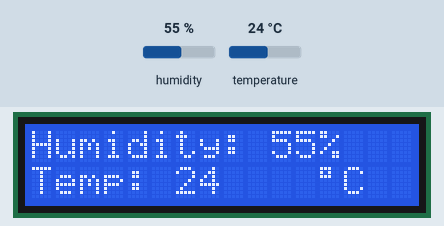
Recording of a sketch running on a simulated Arduino Uno, built with avr-gcc and run on an emulated ATmega328P. On the bench: 16×2 character LCD. The test bench sets the inputs (shaded band); at power-on: humidity 55 %, temperature 24 °C.

Above: at 4.7 s.
4.8 s: humidity set to 22 %
At 7.1 s:
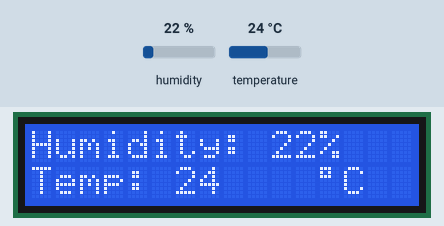
7.8 s: temperature set to 12 °C
At 8.6 s:
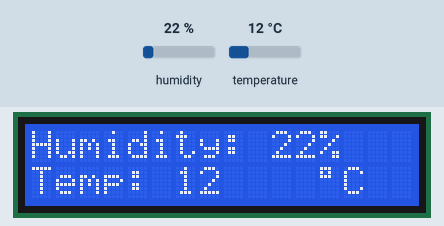
10.8 s: humidity set to 40 %
At 12.7 s:
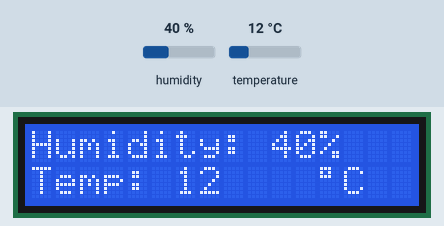
13.8 s: temperature set to 19 °C
At 15.4 s:
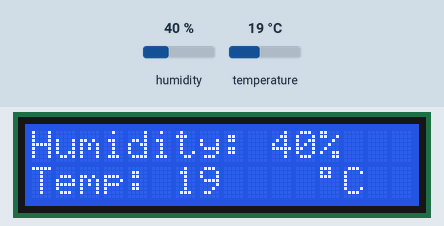
Timing chart, 0 to 16.9 s (numbered marks = the images above; inputs shaded):
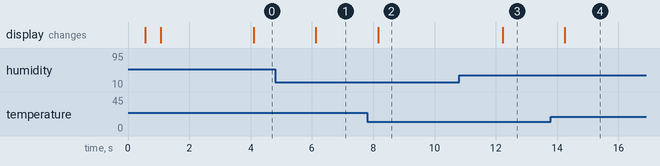

The sketch:

sketch_aug30a.ino
```cpp
#include <DFRobot_DHT11.h>
#include <LiquidCrystal.h>
LiquidCrystal lcd(12, 11, 5, 4, 3, 2);
#define dht_apin A0
DFRobot_DHT11 DHT;

void setup() {

 lcd.begin(16, 2);
 delay(500);
 lcd.setCursor(0,0);
 lcd.println("Welcome");
 delay(500);
 lcd.clear();
 lcd.setCursor(0,0);
 lcd.println("Humidity & temperature Sensor");
 delay(1000);
}


void loop() {
  delay(2000);
  DHT.read(dht_apin);
  lcd.clear();
  lcd.setCursor(0, 0);
  lcd.print("Humidity: ");
  lcd.print(DHT.humidity);
  lcd.print("%");
  lcd.setCursor(0, 1);
  lcd.print("Temp: ");
  lcd.print(DHT.temperature);
  lcd.setCursor(12, 1);
  lcd.print( (char)223);
  lcd.print("C");
}
```

Measured:
- after the input at 4.8 s, the display: changes after 1.3 s (image 1)
- after the input at 7.8 s, the display: changes after 0.36 s (image 2)
- after the input at 10.8 s, the display: changes after 1.4 s (image 3)
- after the input at 13.8 s, the display: changes after 0.46 s (image 4)
